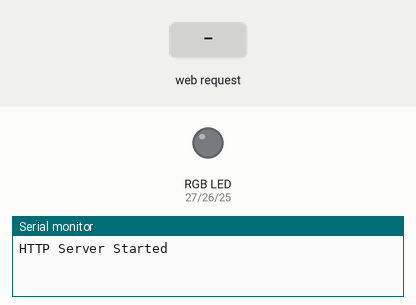
Recording of a sketch running on a simulated ESP32. Parts: an RGB LED mixed from three pins (HIGH = lit), the last lines printed to the serial monitor. Dashed ring = blinking. The inputs (shaded band) are chosen by the test bench.

Above: at 1.2 s.
1.3 s: HTTP request GET /Blink received
At 2.05 s:
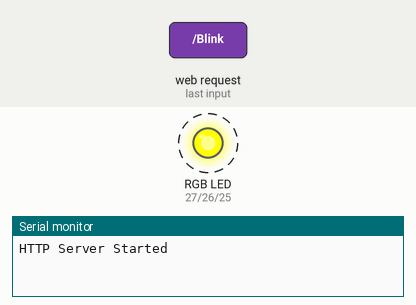
4.3 s: HTTP request GET /slider?val=1 received
At 5.05 s:
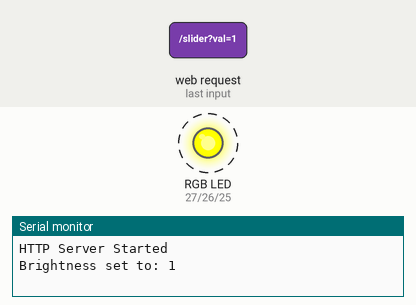
7.3 s: HTTP request GET /Alternate received
At 8.2 s:
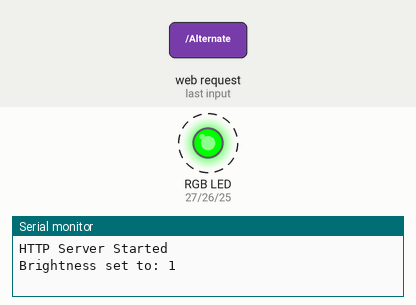
Timing chart, 0 to 16.3 s (numbered marks = the images above; inputs shaded):
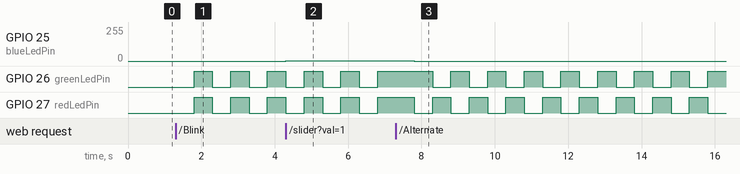

The sketch:

WiFi_Server_AP.ino
```cpp
# include <WiFi.h>
# include <WebServer.h>


# define ssid "[YOUR_WIFI_SSID]"
# define password "[YOUR_WIFI_PASSWORD]"

# define redLedPin 27
# define greenLedPin 26
# define blueLedPin 25  // used for PWM brightness

IPAddress local_ip(192,168,1,1);
IPAddress gateway(192,168,1,1);
IPAddress subnet(255,255,255,0);
WebServer server (80);

// tracks which mode is active
String curr_mode = "off";
int brightnessValue = 0;

unsigned long prev_millis = 0;
bool BlinkState = false;


void setup() {
  Serial.begin(115200);
  pinMode(redLedPin, OUTPUT);
  pinMode(greenLedPin, OUTPUT);
  pinMode(blueLedPin, OUTPUT);

  WiFi.softAP(ssid, password);
  WiFi.softAPConfig(local_ip, gateway, subnet);

  server.on("/", handle_OnConnect);
  server.on("/Blink", handle_Blink);
  server.on("/Alternate", handle_Alternate);
  server.on("/ledoff", handle_ledOFF);
  server.on("/slider", handle_slider);
  server.onNotFound(handle_NotFound);
  server.begin();
  Serial.println("HTTP Server Started");
}

void loop() {
  server.handleClient();

  unsigned long curr_millis = millis();

  if (curr_mode == "Blink") {
    // turns on blue light every 500 ms to show blinking connection
    if (curr_millis - prev_millis >= 500) {
      prev_millis = curr_millis;
      BlinkState = !BlinkState;
      digitalWrite(redLedPin, BlinkState ? HIGH : LOW); // blinks red LED
      digitalWrite(greenLedPin, BlinkState ? HIGH : LOW); // blinks green LED
    }
  }
  else if (curr_mode == "Alternate") {
    // alternate between red and green every 500ms
    if (curr_millis - prev_millis >= 500) {
      prev_millis = curr_millis;
      BlinkState = !BlinkState;
      digitalWrite(blueLedPin, LOW);
      digitalWrite(greenLedPin, BlinkState ? HIGH : LOW);
      digitalWrite(redLedPin, BlinkState ? LOW : HIGH);
    }
  }

  else if (curr_mode == "off") {
    // turns off all the LED buttons
    digitalWrite(redLedPin, LOW);
    digitalWrite(greenLedPin, LOW);
    digitalWrite(blueLedPin, LOW);
    analogWrite(blueLedPin, 0);
  }
}

// HTML page
String getHTML() {
  String html = "<!DOCTYPE html><html><head>";
  html += "<meta name='viewport' content='width=device-width, initial-scale=1.0'>";
  html += "<title>ESP32 Web Server</title>";

  html += "<style>";
  html += "body { font-family: Arial, sans-serif; text-align: center; background: #f4f4f4; padding-top: 50px; }";
  html += "h1 { color: #1a1a2e; font-size: 26px; }";
  html += "p.subtitle { color: #555; font-size: 13px; margin-bottom: 25px; }";
  html += "p.status  { color: #888; font-size: 14px; margin-bottom: 15px; }";

  // button styling
  html += ".btn { display: block; width: 200px; margin: 10px auto; padding: 14px;";
  html += "       font-size: 15px; border: none; border-radius: 6px; color: white;";
  html += "       text-decoration: none; cursor: pointer; }";
  html += ".btn-grey  { background-color: #5a6268; }";
  html += ".btn-blue  { background-color: #1e81b0; }";
  html += ".btn:active { opacity: 0.75; }";
  html += "input[type=range] { width: 200px; margin-top: 10px; }";
  html += "label { font-size: 14px; color: #555; }";
  html += "</style></head><body>";

  html += "<h1>ESP32 Web Server</h1>";
  html += "<p class='subtitle'>Control LEDs using Access Point (AP) Mode</p>";

  // show which mode is active
  html += "<p class='status'>LED Status: " + curr_mode + "</p>";

  // highlight active button in blue, gray out the others
  html += "<a href='/Blink'     class='btn " + String(curr_mode == "Blink"     ? "btn-blue" : "btn-grey") + "'>Blink LED</a>";
  html += "<a href='/Alternate' class='btn " + String(curr_mode == "Alternate" ? "btn-blue" : "btn-grey") + "'>Alternate LED</a>";
  html += "<a href='/ledoff'       class='btn " + String(curr_mode == "off"       ? "btn-blue" : "btn-grey") + "'>Turn OFF</a>";

  // brightness slider (manipulates brghtness of blue LED light)
  html += "<br><label id='brightnessLabel'> Brightness (Blue LED): " + String(brightnessValue) + "</label><br>";
  html += "<input type='range' min='0' max='255' value='" + String(brightnessValue) + "'";
  html += " oninput='document.getElementById(\"brightnessLabel\").innerText = \"Brightness (Blue LED): \" + this.value; fetch(\"/slider?val=\" + this.value)'>";

  html += "</body></html>";
  return html;
}

void handle_OnConnect() {
  server.send(200, "text/html", getHTML());
}

void handle_Blink() {
  curr_mode = "Blink";
  prev_millis = millis();
  BlinkState = false;
  server.send(200, "text/html", getHTML());
}

void handle_Alternate() {
  curr_mode = "Alternate";
  prev_millis = millis();
  BlinkState = false;
  server.send(200, "text/html", getHTML());
}

void handle_ledOFF() {
  curr_mode = "off";
  brightnessValue = 0;
  analogWrite(blueLedPin, 0);
  server.send(200, "text/html", getHTML());
}

void handle_slider() {
  if (server.hasArg("val")) {
    brightnessValue = server.arg("val").toInt();
    analogWrite(blueLedPin, brightnessValue);
    Serial.print("Brightness set to: ");
    Serial.print(brightnessValue);
  }
  server.send(200, "text/plain", "OK");
}

void handle_NotFound() {
  server.send(404, "text/plain", "Not Found");
}
```

Measured:
- after the input at 1.3 s, GPIO 26 (greenLedPin), GPIO 27 (redLedPin): alternates HIGH for 0.50 s and LOW for 0.50 s, starting after 0.50 s
- after the input at 4.3 s, GPIO 25 (blueLedPin): 0/255 → 1/255 at once
- after the input at 7.3 s, GPIO 25 (blueLedPin): 1/255 → 0/255 after 0.50 s
